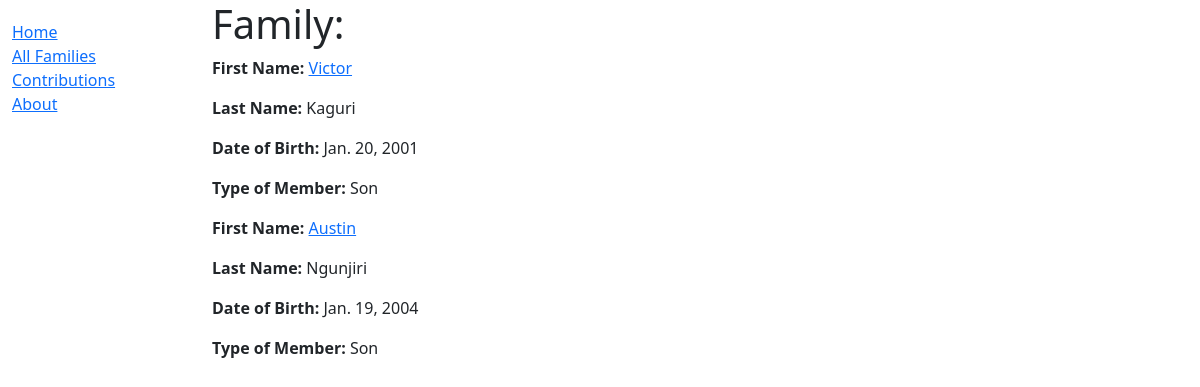
/fam/1, run on an earlier commit of the app's database.
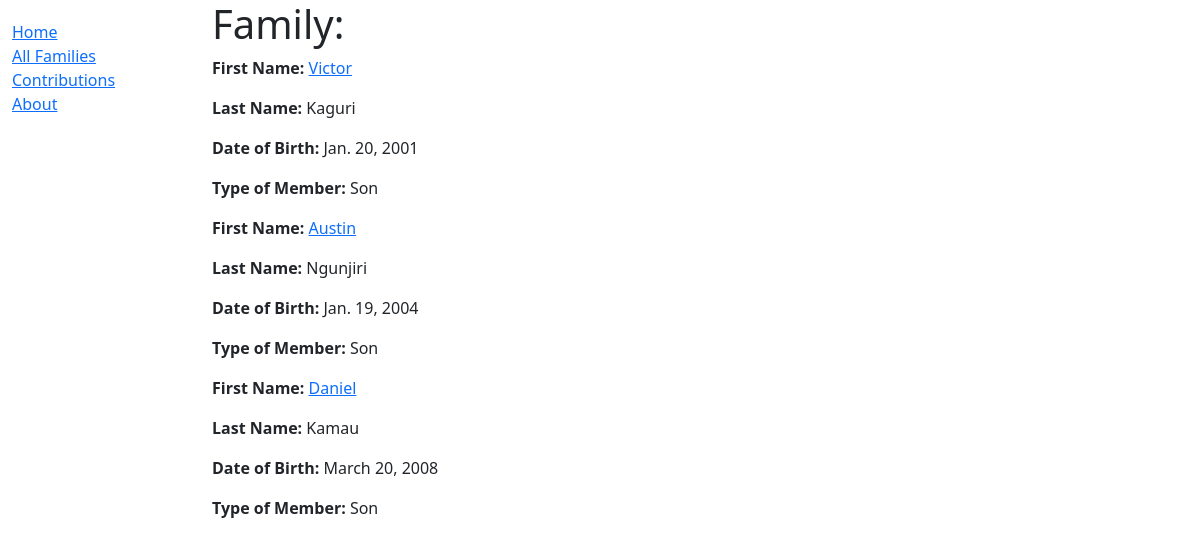
And on a later commit of the database.
### familyapp/models.py (models this page shows, shortened)
class FamilyMember(models.Model):
    PARENT = 'PR'
    SON = 'SN'
    DAUGHTER = 'DT'
    OTHER = 'OT'
    MEMBER_TYPE_CHOICES = [
        (PARENT, 'Parent'),
        (SON, 'Son'),
        (DAUGHTER, 'Daughter'),
        (OTHER, 'Other'),
    ]
    first_name = models.CharField(max_length=50, help_text="Enter your first name")
    last_name = models.CharField(max_length=50, help_text="Enter your last name")
    date_of_birth = models.DateField(help_text="Enter date of birth")
    type_of_member = models.CharField(max_length=2, choices=MEMBER_TYPE_CHOICES, default=OTHER)
    family_id = models.ForeignKey(Family, related_name='members', on_delete=models.CASCADE)

### familyapp/views.py (the view)
# urls.py: path('fam/<int:pk>', views.FamilyMemberDetailView.as_view(), name='family-detail'),
class FamilyMemberDetailView(generic.DetailView):
    model = FamilyMember
    def get_context_data(self, **kwargs):
        context = super().get_context_data(**kwargs)
        family_id = self.object.id
        context['familymembers'] = FamilyMember.objects.filter(family_id=family_id)
        context['family'] = Family.objects.get(id=family_id)
        return context

### templates/familyapp/familymember_detail.html
{% extends 'base.html' %}
{% block content %}
<h1>Family: {{ familymember.family_name }}</h1>
{% for member in familymembers %}
<p><strong>First Name: </strong><a href="">{{ member.first_name }}</a></p>
<p><strong>Last Name: </strong>{{ member.last_name }}</p>
<p><strong>Date of Birth: </strong>{{ member.date_of_birth }}</p>
<p><strong>Type of Member: </strong>{{ member.get_type_of_member_display }}</p>
{% endfor %}
{% endblock %}

### templates/base.html (shortened to what this page needs)
<!DOCTYPE html>
<html lang="en">
<head>
    <link href="https://cdn.jsdelivr.net/npm/bootstrap@5.3.3/dist/css/bootstrap.min.css" rel="stylesheet"
>
    {% load static %}
    <link rel="stylesheet" href="{% static './styles.css' %}" />
</head>
<body>
    <div class="container-fluid">
        <div class="row">
            <div class="col-sm-2">
                {% block sidebar %}
                <ul class="sidebar-nav">
                    <li><a href="{% url 'index' %}">Home</a></li>
                    <li><a href="{% url 'family-list' %}">All Families</a></li>
                    <li><a href="">Contributions</a></li>
                    <li><a href="{% url 'about' %}">About</a></li>
                </ul>
                {% endblock %}
            </div>
            <div class="col-sm-10 ">{% block content %}{% endblock %}</div>
        </div>
    </div>
</body>
</html>

### templates/styles.css (style rules this page uses)
.sidebar-nav { margin-top: 20px; padding: 0; list-style: none; }

What changed in the data, as far as the page shows it:
added FamilyMember: first_name "Daniel", last_name "Kamau", date_of_birth "March 20, 2008", type_of_member "Son"
